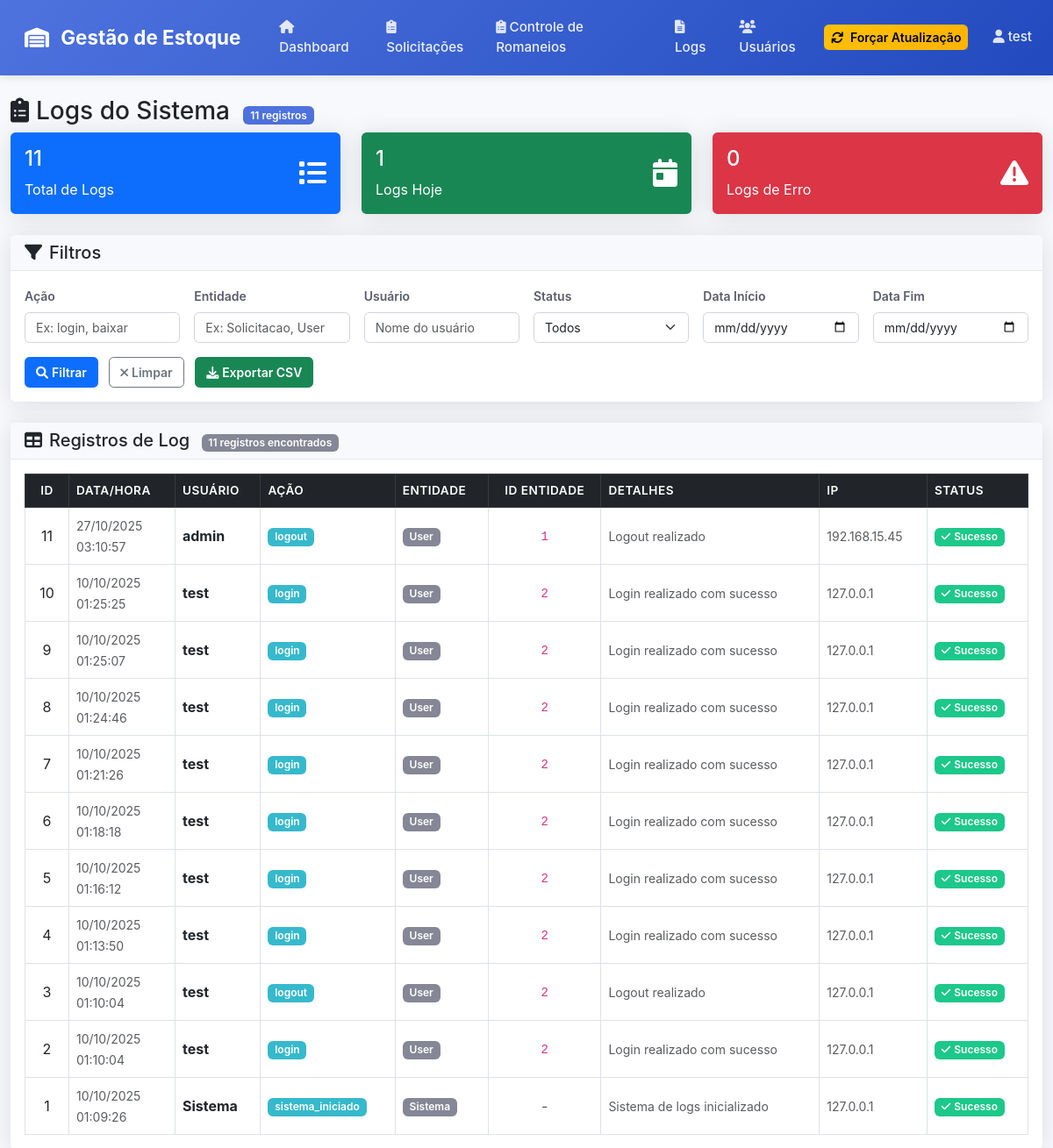
The page /logs (signed in) on the database its author committed.
### app.py (models this page shows, shortened)
class User(UserMixin, db.Model):
    id = db.Column(db.Integer, primary_key=True)
    username = db.Column(db.String(80), unique=True, nullable=False)
    email = db.Column(db.String(120), unique=True, nullable=False)
    password_hash = db.Column(db.String(120), nullable=False)
    is_admin = db.Column(db.Boolean, default=False)
    is_active = db.Column(db.Boolean, default=True)
    created_at = db.Column(db.DateTime, default=datetime.utcnow)

class Log(db.Model):
    id = db.Column(db.Integer, primary_key=True)
    timestamp = db.Column(db.DateTime, default=datetime.utcnow, nullable=False)
    usuario_id = db.Column(db.Integer, db.ForeignKey('user.id'), nullable=False)
    usuario_nome = db.Column(db.String(80), nullable=False)
    acao = db.Column(db.String(50), nullable=False)  # login, logout, criar, editar, deletar, aprovar, etc.
    entidade = db.Column(db.String(50), nullable=False)  # Solicitacao, Produto, User, etc.
    entidade_id = db.Column(db.Integer, nullable=True)  # ID da entidade afetada
    detalhes = db.Column(db.Text, nullable=True)  # JSON com detalhes da operação
    ip_address = db.Column(db.String(45), nullable=True)  # Suporta IPv6
    user_agent = db.Column(db.String(500), nullable=True)
    status = db.Column(db.String(20), default='sucesso')  # sucesso, erro, aviso
    usuario = db.relationship('User', backref=db.backref('logs', lazy=True))

### app.py (the view)
@app.route('/logs')
@login_required
def logs():
    page = request.args.get('page', 1, type=int)
    per_page = 50
    acao_filter = request.args.get('acao', '')
    entidade_filter = request.args.get('entidade', '')
    usuario_filter = request.args.get('usuario', '')
    status_filter = request.args.get('status', '')
    data_inicio = request.args.get('data_inicio', '')
    data_fim = request.args.get('data_fim', '')
    query = Log.query
    if acao_filter:
        query = query.filter(Log.acao.contains(acao_filter))
    if entidade_filter:
        query = query.filter(Log.entidade.contains(entidade_filter))
    if usuario_filter:
        query = query.filter(Log.usuario_nome.contains(usuario_filter))
    if status_filter:
        query = query.filter(Log.status == status_filter)
    if data_inicio:
        try:
            data_inicio_obj = datetime.strptime(data_inicio, '%Y-%m-%d')
            query = query.filter(Log.timestamp >= data_inicio_obj)
        except ValueError:
            pass
    if data_fim:
        try:
            data_fim_obj = datetime.strptime(data_fim, '%Y-%m-%d')
            query = query.filter(Log.timestamp <= data_fim_obj)
        except ValueError:
            pass
    logs = query.order_by(Log.timestamp.desc()).paginate(
        page=page, per_page=per_page, error_out=False
    )
    total_logs = Log.query.count()
    logs_hoje = Log.query.filter(Log.timestamp >= datetime.now().replace(hour=0, minute=0, second=0, microsecond=0)).count()
    logs_erro = Log.query.filter(Log.status == 'erro').count()
    stats = {
        'total': total_logs,
        'hoje': logs_hoje,
        'erros': logs_erro
    }
    return render_template('logs.html',
                         logs=logs,
                         stats=stats,
                         acao_filter=acao_filter,
                         entidade_filter=entidade_filter,
                         usuario_filter=usuario_filter,
                         status_filter=status_filter,
                         data_inicio=data_inicio,
                         data_fim=data_fim)

### templates/logs.html (shortened to what this page needs)
{% extends "base.html" %}
{% block content %}
<div class="row">
    <div class="col-12">
        <h1 class="h3">
            <i class="fas fa-clipboard-list me-2"></i>Logs do Sistema
            <span class="badge bg-primary ms-2">{{ stats.total }} registros</span>
        </h1>
    </div>
</div>
<div class="row mb-4">
    <div class="col-md-4">
        <div class="card bg-primary text-white">
            <div class="card-body">
                <div class="d-flex justify-content-between">
                    <div>
                        <h4 class="card-title">{{ stats.total }}</h4>
                        <p class="card-text">Total de Logs</p>
                    </div>
                    <div class="align-self-center">
                        <i class="fas fa-list fa-2x"></i>
                    </div>
                </div>
            </div>
        </div>
    </div>
    <div class="col-md-4">
        <div class="card bg-success text-white">
            <div class="card-body">
                <div class="d-flex justify-content-between">
                    <div>
                        <h4 class="card-title">{{ stats.hoje }}</h4>
                        <p class="card-text">Logs Hoje</p>
                    </div>
                    <div class="align-self-center">
                        <i class="fas fa-calendar-day fa-2x"></i>
                    </div>
                </div>
            </div>
        </div>
    </div>
    <div class="col-md-4">
        <div class="card bg-danger text-white">
            <div class="card-body">
                <div class="d-flex justify-content-between">
                    <div>
                        <h4 class="card-title">{{ stats.erros }}</h4>
                        <p class="card-text">Logs de Erro</p>
                    </div>
                    <div class="align-self-center">
                        <i class="fas fa-exclamation-triangle fa-2x"></i>
                    </div>
                </div>
            </div>
        </div>
    </div>
</div>
<div class="row mb-4">
    <div class="col-12">
        <div class="card shadow">
            <div class="card-header">
                <h5 class="mb-0">
                    <i class="fas fa-filter me-2"></i>Filtros
                </h5>
            </div>
            <div class="card-body">
                <form method="GET" class="row g-3">
                    <div class="col-md-2">
                        <label for="acao" class="form-label">Ação</label>
                        <input type="text" class="form-control" id="acao" name="acao"
                               value="{{ acao_filter }}" placeholder="Ex: login, baixar">
                    </div>
                    <div class="col-md-2">
                        <label for="entidade" class="form-label">Entidade</label>
                        <input type="text" class="form-control" id="entidade" name="entidade"
                               value="{{ entidade_filter }}" placeholder="Ex: Solicitacao, User">
                    </div>
                    <div class="col-md-2">
                        <label for="usuario" class="form-label">Usuário</label>
                        <input type="text" class="form-control" id="usuario" name="usuario"
                               value="{{ usuario_filter }}" placeholder="Nome do usuário">
                    </div>
                    <div class="col-md-2">
                        <label for="status" class="form-label">Status</label>
                        <select class="form-select" id="status" name="status">
                            <option value="">Todos</option>
                        </select>
                    </div>
                    <div class="col-md-2">
                        <label for="data_inicio" class="form-label">Data Início</label>
                        <input type="date" class="form-control" id="data_inicio" name="data_inicio"
                               value="{{ data_inicio }}">
                    </div>
                    <div class="col-md-2">
                        <label for="data_fim" class="form-label">Data Fim</label>
                        <input type="date" class="form-control" id="data_fim" name="data_fim"
                               value="{{ data_fim }}">
                    </div>
                    <div class="col-12">
                        <button type="submit" class="btn btn-primary me-2">
                            <i class="fas fa-search me-1"></i>Filtrar
                        </button>
                        <a href="{{ url_for('logs') }}" class="btn btn-outline-secondary me-2">
                            <i class="fas fa-times me-1"></i>Limpar
                        </a>
                        <a href="{{ url_for('export_logs', acao=acao_filter, entidade=entidade_filter, usuario=usuario_filter, status=status_filter, data_inicio=data_inicio, data_fim=data_fim) }}"
                           class="btn btn-success">
                            <i class="fas fa-download me-1"></i>Exportar CSV
                        </a>
                    </div>
                </form>
            </div>
        </div>
    </div>
</div>
<div class="card shadow">
    <div class="card-header">
        <h5 class="mb-0">
            <i class="fas fa-table me-2"></i>Registros de Log
            <span class="badge bg-secondary ms-2">{{ logs.total }} registros encontrados</span>
        </h5>
    </div>
    <div class="card-body">
        <div class="table-responsive">
            <table class="table table-bordered table-hover">
                <thead class="table-dark">
                    <tr>
                        <th>ID</th>
                        <th>Data/Hora</th>
                        <th>Usuário</th>
                        <th>Ação</th>
                        <th>Entidade</th>
                        <th>ID Entidade</th>
                        <th>Detalhes</th>
                        <th>IP</th>
                        <th>Status</th>
                    </tr>
                </thead>
                <tbody>
                    {% for log in logs.items %}
                    <tr>
                        <td>{{ log.id }}</td>
                        <td>
                            <small class="text-muted">
                                {{ log.timestamp.strftime('%d/%m/%Y') if log.timestamp else '-' }}<br>
                                {{ log.timestamp.strftime('%H:%M:%S') if log.timestamp else '-' }}
                            </small>
                        </td>
                        <td>
                            <strong>{{ log.usuario_nome }}</strong>
                        </td>
                        <td>
                            <span class="badge bg-info">{{ log.acao }}</span>
                        </td>
                        <td>
                            <span class="badge bg-secondary">{{ log.entidade }}</span>
                        </td>
                        <td>
                            {% if log.entidade_id %}
                                <code>{{ log.entidade_id }}</code>
                            {% else %}
                                <span class="text-muted">-</span>
                            {% endif %}
                        </td>
                        <td>
                            {% if log.detalhes %}
                                <small class="text-muted">{{ log.detalhes[:100] }}{% if log.detalhes|length > 100 %}...{% endif %}</small>
                            {% else %}
                                <span class="text-muted">-</span>
                            {% endif %}
                        </td>
                        <td>
                            <small class="text-muted">{{ log.ip_address or '-' }}</small>
                        </td>
                        <td>
                            {% if log.status == 'sucesso' %}
                                <span class="badge bg-success">
                                    <i class="fas fa-check me-1"></i>Sucesso
                                </span>
                            {% elif log.status == 'erro' %}
                                <span class="badge bg-danger">
                                    <i class="fas fa-times me-1"></i>Erro
                                </span>
                            {% elif log.status == 'aviso' %}
                                <span class="badge bg-warning text-dark">
                                    <i class="fas fa-exclamation-triangle me-1"></i>Aviso
                                </span>
                            {% else %}
                                <span class="badge bg-secondary">{{ log.status }}</span>
                            {% endif %}
                        </td>
                    </tr>
                    {% endfor %}
                </tbody>
            </table>
        </div>
    </div>
</div>
{% endblock %}

### templates/base.html (shortened to what this page needs)
<!DOCTYPE html>
<html lang="pt-BR">
<head>
    <link href="https://cdn.jsdelivr.net/npm/bootstrap@5.3.0/dist/css/bootstrap.min.css" rel="stylesheet">
    <link href="https://cdnjs.cloudflare.com/ajax/libs/font-awesome/6.0.0/css/all.min.css" rel="stylesheet">
    <link href="{{ url_for('static', filename='css/style.css') }}" rel="stylesheet">
</head>
<body>
    <nav class="navbar navbar-expand-lg navbar-dark bg-primary">
        <div class="container-fluid">
            <a class="navbar-brand" href="{{ url_for('index') }}">
                <i class="fas fa-warehouse me-2"></i>
                Gestão de Estoque
            </a>
            <div class="collapse navbar-collapse" id="navbarNav">
                <ul class="navbar-nav me-auto">
                    <li class="nav-item">
                        <a class="nav-link" href="{{ url_for('index') }}">
                            <i class="fas fa-home me-1"></i>Dashboard
                        </a>
                    </li>
                    <li class="nav-item">
                        <a class="nav-link" href="{{ url_for('solicitacoes') }}">
                            <i class="fas fa-clipboard-list me-1"></i>Solicitações
                        </a>
                    </li>
                    <li class="nav-item">
                        <a class="nav-link" href="{{ url_for('controle_impressoes') }}">
                            <i class="fas fa-clipboard-list me-1"></i>Controle de Romaneios
                        </a>
                    </li>
                    <li class="nav-item">
                        <a class="nav-link" href="{{ url_for('logs') }}">
                            <i class="fas fa-file-alt me-1"></i>Logs
                        </a>
                    </li>
                    {% if current_user.is_admin %}
                    <li class="nav-item">
                        <a class="nav-link" href="{{ url_for('listar_usuarios') }}">
                            <i class="fas fa-users me-1"></i>Usuários
                        </a>
                    </li>
                    {% endif %}
                </ul>
                <div class="navbar-nav me-3">
                    <button type="button" class="btn btn-sm btn-warning"
                            id="btnInvalidarCacheGlobal"
                            data-bs-toggle="tooltip" data-bs-placement="bottom"
                            title="Forçar atualização dos dados (use quando mudar status manualmente)">
                        <i class="fas fa-refresh me-1"></i>
                        Forçar Atualização
                    </button>
                </div>
                <ul class="navbar-nav">
                    <li class="nav-item">
                        <a class="nav-link" href="#" id="btnUserMenu" role="button">
                            <i class="fas fa-user me-1"></i>{{ current_user.username }}
                        </a>
                    </li>
                </ul>
            </div>
        </div>
    </nav>
    <div class="container-fluid mt-4">
        {% block content %}{% endblock %}
    </div>
</body>
</html>

### rows shown on the page
User: username "test"
Log: id "11", timestamp "27/10/2025", timestamp "03:10:57", usuario_nome "admin", acao "logout", entidade "User", entidade_id "1", detalhes "Logout realizado", ip_address "192.168.15.45", status "sucesso" (drawn)
Log: id "10", timestamp "10/10/2025", timestamp "01:25:25", usuario_nome "test", acao "login", entidade "User", entidade_id "2", detalhes "Login realizado com sucesso", ip_address "127.0.0.1", status "sucesso" (drawn)
Log: id "9", timestamp "10/10/2025", timestamp "01:25:07", usuario_nome "test", acao "login", entidade "User", entidade_id "2", detalhes "Login realizado com sucesso", ip_address "127.0.0.1", status "sucesso" (drawn)
Log: id "8", timestamp "10/10/2025", timestamp "01:24:46", usuario_nome "test", acao "login", entidade "User", entidade_id "2", detalhes "Login realizado com sucesso", ip_address "127.0.0.1", status "sucesso" (drawn)
Log: id "7", timestamp "10/10/2025", timestamp "01:21:26", usuario_nome "test", acao "login", entidade "User", entidade_id "2", detalhes "Login realizado com sucesso", ip_address "127.0.0.1", status "sucesso" (drawn)
Log: id "6", timestamp "10/10/2025", timestamp "01:18:18", usuario_nome "test", acao "login", entidade "User", entidade_id "2", detalhes "Login realizado com sucesso", ip_address "127.0.0.1", status "sucesso" (drawn)
Log: id "5", timestamp "10/10/2025", timestamp "01:16:12", usuario_nome "test", acao "login", entidade "User", entidade_id "2", detalhes "Login realizado com sucesso", ip_address "127.0.0.1", status "sucesso" (drawn)
Log: id "4", timestamp "10/10/2025", timestamp "01:13:50", usuario_nome "test", acao "login", entidade "User", entidade_id "2", detalhes "Login realizado com sucesso", ip_address "127.0.0.1", status "sucesso" (drawn)
Log: id "3", timestamp "10/10/2025", timestamp "01:10:04", usuario_nome "test", acao "logout", entidade "User", entidade_id "2", detalhes "Logout realizado", ip_address "127.0.0.1", status "sucesso" (drawn)
Log: id "2", timestamp "10/10/2025", timestamp "01:10:04", usuario_nome "test", acao "login", entidade "User", entidade_id "2", detalhes "Login realizado com sucesso", ip_address "127.0.0.1", status "sucesso" (drawn)
Log: id "1", timestamp "10/10/2025", timestamp "01:09:26", usuario_nome "Sistema", acao "sistema_iniciado", entidade "Sistema", detalhes "Sistema de logs inicializado", ip_address "127.0.0.1", status "sucesso" (drawn)

### other values the page prints
{{ stats.total }} "11"
{{ stats.hoje }} "1"
{{ stats.erros }} "0"
{{ logs.total }} "11"
